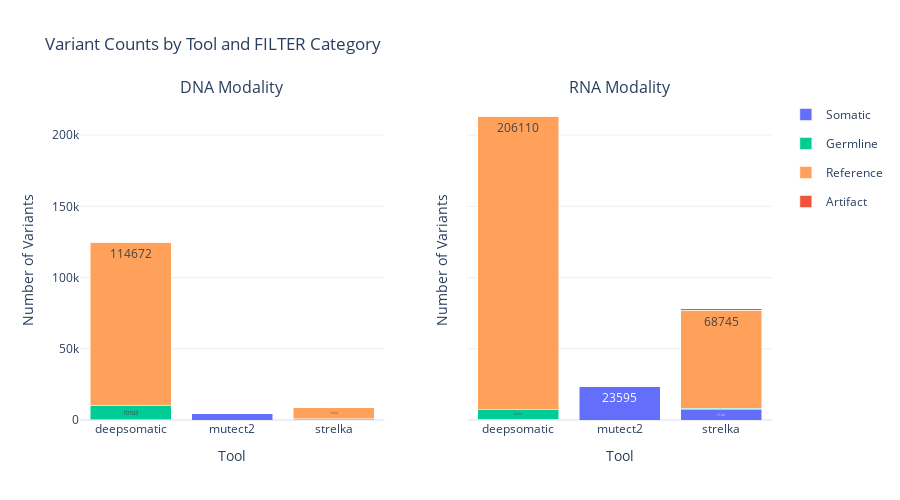

Here is the notebook cell this chart was saved with:
### Markdown cell above
### Plot 1: Variant Counts by Tool

### Code cell
visualizer.plot_variant_counts_by_tool()

### Figure 1 — Plotly figure (JSON) as saved in the notebook; plotly's stock layout.template omitted (floating-point values rounded to 4 significant figures)
{"data": [{"legendgroup": "Somatic", "marker": {"color": "#636EFA"}, "name": "Somatic", "showlegend": true, "text": ["93", "4354", "182"], "textposition": "inside", "type": "bar", "x": ["deepsomatic", "mutect2", "strelka"], "xaxis": "x", "y": [93, 4354, 182], "yaxis": "y"}, {"legendgroup": "Germline", "marker": {"color": "#00CC96"}, "name": "Germline", "showlegend": true, "text": ["10163", "0", "861"], "textposition": "inside", "type": "bar", "x": ["deepsomatic", "mutect2", "strelka"], "xaxis": "x", "y": [10163, 0, 861], "yaxis": "y"}, {"legendgroup": "Reference", "marker": {"color": "#FFA15A"}, "name": "Reference", "showlegend": true, "text": ["114672", "0", "7464"], "textposition": "inside", "type": "bar", "x": ["deepsomatic", "mutect2", "strelka"], "xaxis": "x", "y": [114672, 0, 7464], "yaxis": "y"}, {"legendgroup": "Artifact", "marker": {"color": "#EF553B"}, "name": "Artifact", "showlegend": true, "text": ["0", "0", "55"], "textposition": "inside", "type": "bar", "x": ["deepsomatic", "mutect2", "strelka"], "xaxis": "x", "y": [0, 0, 55], "yaxis": "y"}, {"legendgroup": "Somatic", "marker": {"color": "#636EFA"}, "name": "Somatic", "showlegend": false, "text": ["610", "23595", "7199"], "textposition": "inside", "type": "bar", "x": ["deepsomatic", "mutect2", "strelka"], "xaxis": "x2", "y": [610, 23595, 7199], "yaxis": "y2"}, {"legendgroup": "Germline", "marker": {"color": "#00CC96"}, "name": "Germline", "showlegend": false, "text": ["6724", "0", "1187"], "textposition": "inside", "type": "bar", "x": ["deepsomatic", "mutect2", "strelka"], "xaxis": "x2", "y": [6724, 0, 1187], "yaxis": "y2"}, {"legendgroup": "Reference", "marker": {"color": "#FFA15A"}, "name": "Reference", "showlegend": false, "text": ["206110", "0", "68745"], "textposition": "inside", "type": "bar", "x": ["deepsomatic", "mutect2", "strelka"], "xaxis": "x2", "y": [206110, 0, 68745], "yaxis": "y2"}, {"legendgroup": "Artifact", "marker": {"color": "#EF553B"}, "name": "Artifact", "showlegend": false, "text": ["0", "0", "917"], "textposition": "inside", "type": "bar", "x": ["deepsomatic", "mutect2", "strelka"], "xaxis": "x2", "y": [0, 0, 917], "yaxis": "y2"}], "layout": {"annotations": [{"font": {"size": 16}, "showarrow": false, "text": "DNA Modality", "x": 0.22, "xanchor": "center", "xref": "paper", "y": 1, "yanchor": "bottom", "yref": "paper"}, {"font": {"size": 16}, "showarrow": false, "text": "RNA Modality", "x": 0.78, "xanchor": "center", "xref": "paper", "y": 1, "yanchor": "bottom", "yref": "paper"}], "barmode": "stack", "height": 500, "showlegend": true, "title": {"text": "Variant Counts by Tool and FILTER Category"}, "xaxis": {"anchor": "y", "domain": [0, 0.44], "title": {"text": "Tool"}}, "xaxis2": {"anchor": "y2", "domain": [0.56, 1], "title": {"text": "Tool"}}, "yaxis": {"anchor": "x", "domain": [0, 1], "title": {"text": "Number of Variants"}}, "yaxis2": {"anchor": "x2", "domain": [0, 1], "matches": "y", "showticklabels": false, "title": {"text": "Number of Variants"}}}}
